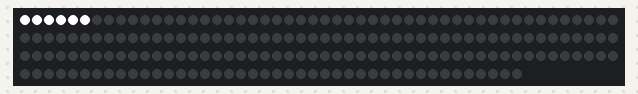
The sketch below on a simulated Arduino Uno, built with avr-gcc and run on an emulated ATmega328P. Shown: 192 RGB LEDs in strip order, left to right, continuing on the next row.

Above: at 4.1 s.

The sketch:

test_v3_bord_20072024.ino
```cpp
#include <FastLED.h>

// make some variables to control the LEDs
#define NUM_LEDS 192
#define LED_PIN 2
#define MAX_POWER_MILLIAMPS 500
CRGB leds[NUM_LEDS];
int SPARTA_color[] = {255,0,0};
int TIME_color[] = {255,0,0};
bool numbers_full[][7] =
{
  {true, true, true, false, true, true, true},
  {false,false,true, false, false,false,true},
  {true, true, false, true, false, true, true},
  { false, true, true,true, false, true, true},
  {false, false, true, true, true,false,true},
  {false, true, true, true, true, true, false},
  {true,true,true,true,true,true,false},
  {false, false, true, false, false,true, true},
  {true,true,true,true,true,true,true,},
  {false,true,true,true,true,true,true,}
};

// variables to control the own score
int own_score;

// variables to control the time
unsigned long startSeconds;  //some global variables available anywhere in the program
unsigned long currentSeconds;
const unsigned long period = 60;  // tick every second
int time_counter;
bool paused;

// variables to control the opponents score
int opponent_score;

// initialization of the buttons and debounce variables
int switchstate_own_score_down = 0;
int switchstate_own_score_up = 0;
int switchstate_pause_time = 0;
int switchstate_reset_time = 0;
int switchstate_opponent_score_down = 0;
int switchstate_opponent_score_up = 0;

int lastButtonState_own_score_down = LOW;
int lastButtonState_own_score_up = LOW;
int lastButtonState_pause_time = LOW;
int lastButtonState_reset_time = LOW;
int lastButtonState_opponent_score_down = LOW;
int lastButtonState_opponent_score_up = LOW;

unsigned long lastDebounceTime_own_score_down = 0;
unsigned long lastDebounceTime_own_score_up = 0;
unsigned long lastDebounceTime_pause_time = 0;
unsigned long lastDebounceTime_reset_time = 0;
unsigned long lastDebounceTime_opponent_score_down = 0;
unsigned long lastDebounceTime_opponent_score_up = 0;

unsigned long debounceDelay = 20;

bool set_up = true;

void setup() {
  FastLED.addLeds<WS2812B, LED_PIN, GRB>(leds, NUM_LEDS);
  FastLED.setMaxPowerInVoltsAndMilliamps(5, MAX_POWER_MILLIAMPS);
  //FastLED.setBrightness(255);

  Serial.begin(9600);

  // declare the switch pin as an input
  pinMode(3, INPUT);
  pinMode(4, INPUT);
  pinMode(5, INPUT);
  pinMode(6, INPUT);
  pinMode(7, INPUT);
  pinMode(8, INPUT);

  own_score = 0;
  time_counter = 0;
  startSeconds = seconds16();
  paused = true;
  opponent_score = 0;

}
void loop() {
  for(int i = 0; i<192;i++){
    leds[i] = CRGB::Black;
  }
  FastLED.show();
  delay(4000);
  for(int i = 0; i<32;i++){
    for (int j = 0;j<6;j++){
      leds[i*6+j] = CRGB::White;
    }
    FastLED.show();
    delay(500);
    for (int j = 0;j<6;j++){
      leds[i*6+j] = CRGB::Black;
    }
    FastLED.show();
  }
  for(int i = 0; i<32;i++){
    for (int j = 0;j<6;j++){
      leds[i*6+j] = CRGB::Cyan;
    }
    FastLED.show();
    delay(500);
    for (int j = 0;j<6;j++){
      leds[i*6+j] = CRGB::Black;
    }
    FastLED.show();
  }

}
```
